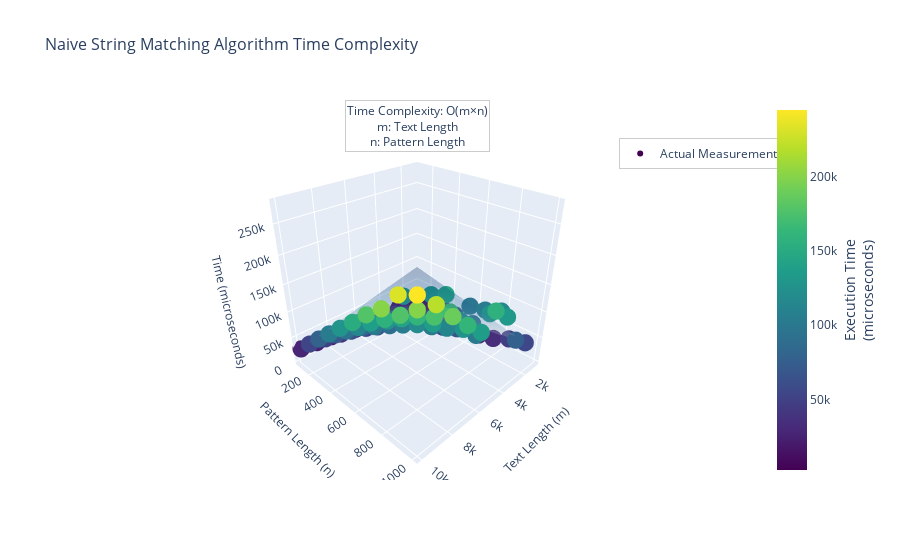

This figure's notebook cell:
### Code cell
import pandas as pd
import plotly.graph_objects as go
import numpy as np

# Load the CSV file
data = pd.read_csv('naive_pattern_times.csv')

# Create a 3D scatter plot
fig = go.Figure()

# Add scatter points for actual measurements
fig.add_trace(go.Scatter3d(
    x=data['Text Length'],
    y=data['Pattern Length'],
    z=data['Time (microseconds)'],
    mode='markers',
    marker=dict(
        size=6,
        color=data['Time (microseconds)'],  # Color points by execution time
        colorscale='Viridis',
        showscale=True,
        colorbar=dict(
            title='Execution Time<br>(microseconds)',
            titleside='right'
        )
    ),
    name='Actual Measurements'
))

# Create theoretical surface for O(m×n)
x = np.linspace(min(data['Text Length']), max(data['Text Length']), 20)
y = np.linspace(min(data['Pattern Length']), max(data['Pattern Length']), 20)
X, Y = np.meshgrid(x, y)
Z = X * Y  # O(m×n) complexity
# Scale Z to match actual times
scale_factor = np.mean(data['Time (microseconds)']) / np.mean(Z)
Z = Z * scale_factor

# Add theoretical surface
fig.add_trace(go.Surface(
    x=X,
    y=Y,
    z=Z,
    opacity=0.3,
    colorscale='Blues',
    showscale=False,
    name='Theoretical O(m×n)'
))

# Update layout with improved descriptions
fig.update_layout(
    title=dict(
        text='Naive String Matching Algorithm Time Complexity',
        font=dict(size=16)
    ),
    scene=dict(
        xaxis_title=dict(text='Text Length (m)', font=dict(size=12)),
        yaxis_title=dict(text='Pattern Length (n)', font=dict(size=12)),
        zaxis_title=dict(text='Time (microseconds)', font=dict(size=12)),
        camera=dict(
            eye=dict(x=1.5, y=1.5, z=1.2)
        )
    ),
    showlegend=True,
    legend=dict(
        x=0.8,
        y=0.9,
        bgcolor='rgba(255, 255, 255, 0.8)',
        bordercolor='rgba(0, 0, 0, 0.2)',
        borderwidth=1
    )
)

# Add annotations explaining the complexity
fig.add_annotation(
    text="Time Complexity: O(m×n)<br>m: Text Length<br>n: Pattern Length",
    xref="paper", yref="paper",
    x=0.5, y=1,
    showarrow=False,
    font=dict(size=12),
    bgcolor='rgba(255, 255, 255, 0.8)',
    bordercolor='rgba(0, 0, 0, 0.2)',
    borderwidth=1
)

fig.show()
fig.write_html("../../docs/LPS7-q1.html")

### Figure 1 — Plotly figure (JSON) as saved in the notebook; plotly's stock layout.template omitted (floating-point values rounded to 4 significant figures; data arrays with more than 128 entries replaced by an {"elided": "..."} marker saying what was removed)
{"data": [{"marker": {"color": [2422, 4298, 5643, 6437, 6703, 5365, 12462, 13911, 24730, 27553, 23832, 24961, 33161, 47621, 55583, 8799, 17545, 25132, 31804, 67629, 66687, 98047, 103985, 115637, 76375, 14931, 27306, 39331, 44921, 47480, 56278, 67874, 92390, 124699, 132735, 13463, 25981, 38275, 50036, 68206, 132407, 145092, 112622, 100578, 156562, 22204, 44171, 62853, 72450, 129609, 92547, 101316, 113358, 126224, 136082, 18799, 37070, 54155, 71529, 88697, 104416, 119630, 135316, 168780, 161970, 21409, 42188, 63276, 85346, 101562, 125742, 144133, 161068, 174751, 189393, 24185, 47910, 71031, 93411, 114751, 136940, 157290, 177556, 199232, 219744, 27097, 52986, 78369, 103190, 128050, 152259, 178253, 200605, 232588, 245138], "colorbar": {"title": {"side": "right", "text": "Execution Time<br>(microseconds)"}}, "colorscale": [[0, "#440154"], [0.1111, "#482878"], [0.2222, "#3e4989"], [0.3333, "#31688e"], [0.4444, "#26828e"], [0.5556, "#1f9e89"], [0.6667, "#35b779"], [0.7778, "#6ece58"], [0.8889, "#b5de2b"], [1, "#fde725"]], "showscale": true, "size": 6}, "mode": "markers", "name": "Actual Measurements", "type": "scatter3d", "x": [1000, 1000, 1000, 1000, 1000, 2000, 2000, 2000, 2000, 2000, 2000, 2000, 2000, 2000, 2000, 3000, 3000, 3000, 3000, 3000, 3000, 3000, 3000, 3000, 3000, 4000, 4000, 4000, 4000, 4000, 4000, 4000, 4000, 4000, 4000, 5000, 5000, 5000, 5000, 5000, 5000, 5000, 5000, 5000, 5000, 6000, 6000, 6000, 6000, 6000, 6000, 6000, 6000, 6000, 6000, 7000, 7000, 7000, 7000, 7000, 7000, 7000, 7000, 7000, 7000, 8000, 8000, 8000, 8000, 8000, 8000, 8000, 8000, 8000, 8000, 9000, 9000, 9000, 9000, 9000, 9000, 9000, 9000, 9000, 9000, 10000, 10000, 10000, 10000, 10000, 10000, 10000, 10000, 10000, 10000], "y": [100, 200, 300, 400, 500, 100, 200, 300, 400, 500, 600, 700, 800, 900, 1000, 100, 200, 300, 400, 500, 600, 700, 800, 900, 1000, 100, 200, 300, 400, 500, 600, 700, 800, 900, 1000, 100, 200, 300, 400, 500, 600, 700, 800, 900, 1000, 100, 200, 300, 400, 500, 600, 700, 800, 900, 1000, 100, 200, 300, 400, 500, 600, 700, 800, 900, 1000, 100, 200, 300, 400, 500, 600, 700, 800, 900, 1000, 100, 200, 300, 400, 500, 600, 700, 800, 900, 1000, 100, 200, 300, 400, 500, 600, 700, 800, 900, 1000], "z": [2422, 4298, 5643, 6437, 6703, 5365, 12462, 13911, 24730, 27553, 23832, 24961, 33161, 47621, 55583, 8799, 17545, 25132, 31804, 67629, 66687, 98047, 103985, 115637, 76375, 14931, 27306, 39331, 44921, 47480, 56278, 67874, 92390, 124699, 132735, 13463, 25981, 38275, 50036, 68206, 132407, 145092, 112622, 100578, 156562, 22204, 44171, 62853, 72450, 129609, 92547, 101316, 113358, 126224, 136082, 18799, 37070, 54155, 71529, 88697, 104416, 119630, 135316, 168780, 161970, 21409, 42188, 63276, 85346, 101562, 125742, 144133, 161068, 174751, 189393, 24185, 47910, 71031, 93411, 114751, 136940, 157290, 177556, 199232, 219744, 27097, 52986, 78369, 103190, 128050, 152259, 178253, 200605, 232588, 245138]}, {"colorscale": [[0, "rgb(247,251,255)"], [0.125, "rgb(222,235,247)"], [0.25, "rgb(198,219,239)"], [0.375, "rgb(158,202,225)"], [0.5, "rgb(107,174,214)"], [0.625, "rgb(66,146,198)"], [0.75, "rgb(33,113,181)"], [0.875, "rgb(8,81,156)"], [1, "rgb(8,48,107)"]], "name": "Theoretical O(m×n)", "opacity": 0.3, "showscale": false, "type": "surface", "x": {"elided": "20x20 float values"}, "y": {"elided": "20x20 float values"}, "z": {"elided": "20x20 float values"}}], "layout": {"annotations": [{"bgcolor": "rgba(255, 255, 255, 0.8)", "bordercolor": "rgba(0, 0, 0, 0.2)", "borderwidth": 1, "font": {"size": 12}, "showarrow": false, "text": "Time Complexity: O(m×n)<br>m: Text Length<br>n: Pattern Length", "x": 0.5, "xref": "paper", "y": 1, "yref": "paper"}], "legend": {"bgcolor": "rgba(255, 255, 255, 0.8)", "bordercolor": "rgba(0, 0, 0, 0.2)", "borderwidth": 1, "x": 0.8, "y": 0.9}, "scene": {"camera": {"eye": {"x": 1.5, "y": 1.5, "z": 1.2}}, "xaxis": {"title": {"font": {"size": 12}, "text": "Text Length (m)"}}, "yaxis": {"title": {"font": {"size": 12}, "text": "Pattern Length (n)"}}, "zaxis": {"title": {"font": {"size": 12}, "text": "Time (microseconds)"}}}, "showlegend": true, "title": {"font": {"size": 16}, "text": "Naive String Matching Algorithm Time Complexity"}}}
